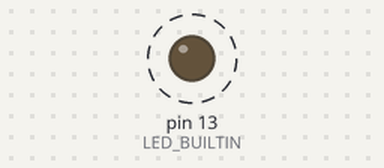
This sketch was run on a simulated Arduino Uno, built with avr-gcc and run on an emulated ATmega328P. Shown: output pins drawn as LEDs (lit = HIGH). Dashed ring = blinking. Random numbers use the default seed unless the sketch sets one; what the sketch prints to the serial monitor is not drawn.

Above: at 2.1 s.
Timing chart, 0 to 5.8 s (numbered marks = the images above):
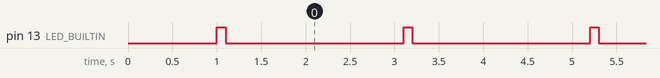

Measured:
- by itself, pin 13 (LED_BUILTIN): alternates HIGH for 0.10 s and LOW for 2.0 s

The sketch:

init.ino
```cpp
void setup() {
  Serial.begin(9600);
  pinMode(LED_BUILTIN, OUTPUT);
  randomSeed(analogRead(0));
  Serial.println("Sistema de sensores de luminosidad para el servidor de Axel");
  delay(1000);
}

void loop() {
  // Generar datos random de luminosidad (100-1000 lux)
  int luminosidad = random(100, 1001);

  // Enviar datos en formato JSON
  Serial.print("{");
  Serial.print("\"luminosidad\":");
  Serial.print(luminosidad);
  Serial.print(",\"timestamp\":");
  Serial.print(millis());
  Serial.println("}");

  // Parpadear LED para indicar envío
  digitalWrite(LED_BUILTIN, HIGH);
  delay(100);
  digitalWrite(LED_BUILTIN, LOW);

  delay(2000);
}
```
